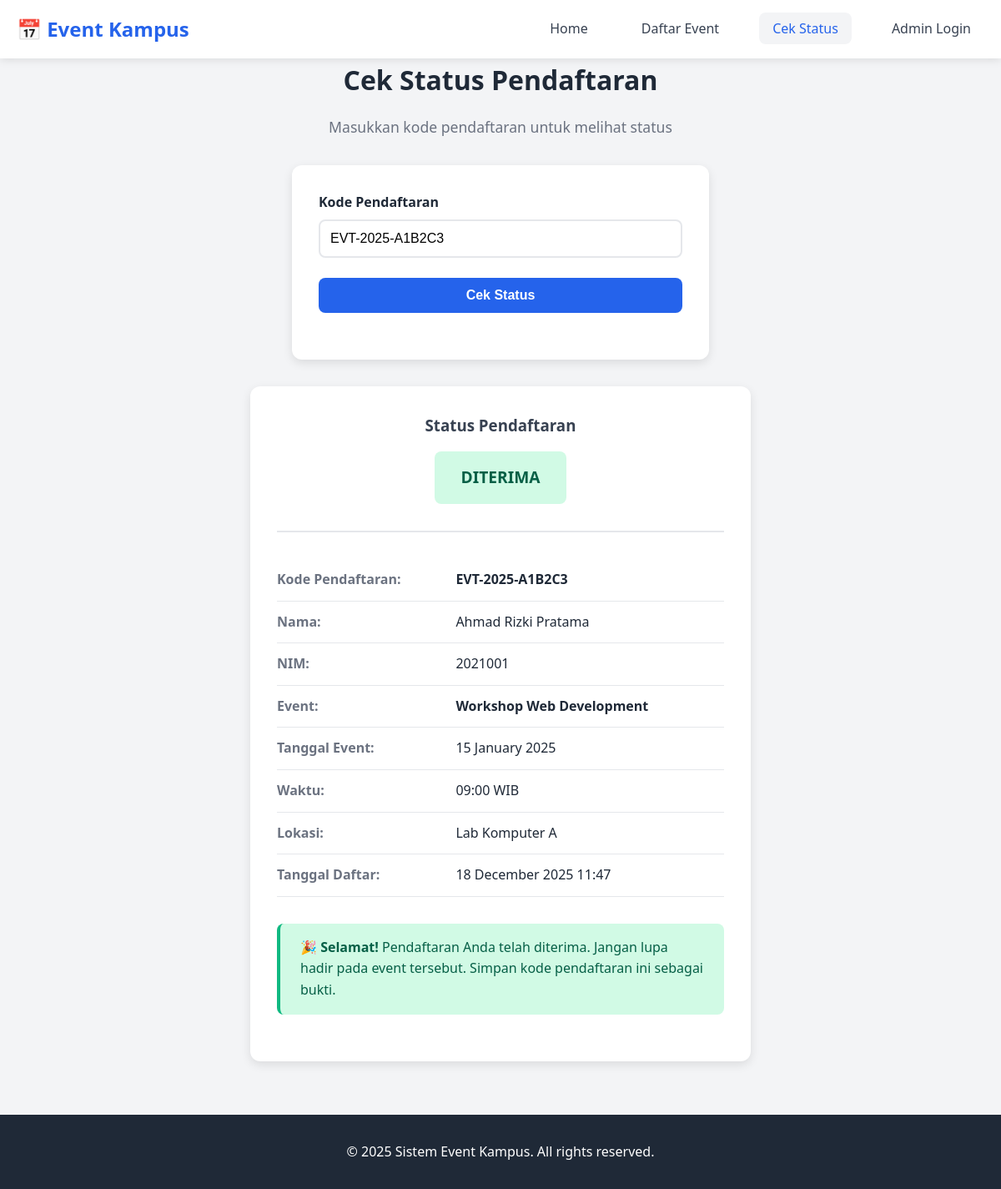
The app's page /cek_status.php?kode=EVT-2025-A1B2C3 with its own data.
### tables this page shows
CREATE TABLE pendaftaran (
    daftar_id INT AUTO_INCREMENT PRIMARY KEY,
    peserta_id INT NOT NULL,
    event_id INT NOT NULL,
    tanggal_daftar TIMESTAMP DEFAULT CURRENT_TIMESTAMP,
    status ENUM('pending', 'diterima', 'ditolak') DEFAULT 'pending',
    kode_unik VARCHAR(20) UNIQUE NOT NULL,
    deleted_at TIMESTAMP NULL,
    FOREIGN KEY (peserta_id) REFERENCES peserta(peserta_id) ON DELETE CASCADE,
    FOREIGN KEY (event_id) REFERENCES event(event_id) ON DELETE CASCADE,
    INDEX idx_status (status),
    INDEX idx_kode (kode_unik),
    INDEX idx_deleted (deleted_at),
    UNIQUE KEY unique_registration (peserta_id, event_id, deleted_at)
);

CREATE TABLE peserta (
    peserta_id INT AUTO_INCREMENT PRIMARY KEY,
    nama VARCHAR(100) NOT NULL,
    nim VARCHAR(20) NOT NULL UNIQUE,
    email VARCHAR(100) NOT NULL,
    no_hp VARCHAR(15) NOT NULL,
    jurusan VARCHAR(100),
    created_at TIMESTAMP DEFAULT CURRENT_TIMESTAMP,
    deleted_at TIMESTAMP NULL,
    INDEX idx_nim (nim),
    INDEX idx_email (email),
    INDEX idx_deleted (deleted_at)
);

CREATE TABLE event (
    event_id INT AUTO_INCREMENT PRIMARY KEY,
    nama_event VARCHAR(200) NOT NULL,
    tanggal DATE NOT NULL,
    waktu TIME NOT NULL,
    lokasi VARCHAR(200) NOT NULL,
    narasumber VARCHAR(200),
    deskripsi TEXT,
    kuota INT NOT NULL DEFAULT 0,
    banner VARCHAR(255),
    created_at TIMESTAMP DEFAULT CURRENT_TIMESTAMP,
    updated_at TIMESTAMP DEFAULT CURRENT_TIMESTAMP ON UPDATE CURRENT_TIMESTAMP,
    deleted_at TIMESTAMP NULL,
    INDEX idx_tanggal (tanggal),
    INDEX idx_deleted (deleted_at)
);

### config/db_connect.php (called while the page is built, shortened)
<?php
$conn = new mysqli(DB_HOST, DB_USER, DB_PASS, DB_NAME);
$conn->set_charset("utf8mb4");
function clean_input($data) {
    global $conn;
    $data = trim($data);
    $data = stripslashes($data);
    $data = htmlspecialchars($data, ENT_QUOTES, 'UTF-8');
    return $conn->real_escape_string($data);
}
?>

### public/cek_status.php (the view, shortened to what this page needs)
<?php
require_once '../config/db_connect.php';
$kode = isset($_GET['kode']) ? clean_input($_GET['kode']) : '';
$pendaftaran = null;
if (!empty($kode)) {
    $query = "SELECT pf.*, ps.nama, ps.nim, ps.email, ps.no_hp, e.nama_event, e.tanggal, e.waktu, e.lokasi
              FROM pendaftaran pf
              JOIN peserta ps ON pf.peserta_id = ps.peserta_id
              JOIN event e ON pf.event_id = e.event_id
              WHERE pf.kode_unik = ? AND pf.deleted_at IS NULL";
    $stmt = $conn->prepare($query);
    $stmt->bind_param("s", $kode);
    $stmt->execute();
    $result = $stmt->get_result();
    if ($result->num_rows > 0) {
        $pendaftaran = $result->fetch_assoc();
    }
}
?>
<!DOCTYPE html>
<html lang="id">
<head>
    <link rel="stylesheet" href="../assets/css/style.css">
</head>
<body>
    <nav class="navbar">
        <div class="container">
            <div class="nav-brand">
                <h1>📅 Event Kampus</h1>
            </div>
            <ul class="nav-menu">
                <li><a href="index.php">Home</a></li>
                <li><a href="daftar_event.php">Daftar Event</a></li>
                <li><a href="cek_status.php" class="active">Cek Status</a></li>
                <li><a href="../admin/admin_login.php">Admin Login</a></li>
            </ul>
        </div>
    </nav>
    <main class="container">
        <section class="page-header">
            <h2>Cek Status Pendaftaran</h2>
            <p>Masukkan kode pendaftaran untuk melihat status</p>
        </section>
        <div class="form-container" style="max-width: 500px;">
            <form method="GET" action="">
                <div class="form-group">
                    <label for="kode">Kode Pendaftaran</label>
                    <input
                        type="text"
                        id="kode"
                        name="kode"
                        class="form-control"
                        placeholder="Contoh: EVT-2025-ABC123"
                        value="<?php echo htmlspecialchars($kode); ?>"
                        required
                    >
                </div>
                <div class="form-group">
                    <button type="submit" class="btn btn-primary" style="width: 100%;">
                        Cek Status
                    </button>
                </div>
            </form>
        </div>
        <?php if (!empty($kode)): ?>
            <?php if ($pendaftaran): ?>
                <div class="status-card">
                    <div class="status-header">
                        <h3>Status Pendaftaran</h3>
                        <div class="status-badge-large status-<?php echo $pendaftaran['status']; ?>">
                            <?php
                            if ($pendaftaran['status'] === 'pending') echo 'Menunggu Verifikasi';
                            elseif ($pendaftaran['status'] === 'diterima') echo ' Diterima';
                            else echo ' Ditolak';
                            ?>
                        </div>
                    </div>
                    <div class="info-row">
                        <div class="info-label">Kode Pendaftaran:</div>
                        <div class="info-value"><strong><?php echo htmlspecialchars($pendaftaran['kode_unik']); ?></strong></div>
                    </div>
                    <div class="info-row">
                        <div class="info-label">Nama:</div>
                        <div class="info-value"><?php echo htmlspecialchars($pendaftaran['nama']); ?></div>
                    </div>
                    <div class="info-row">
                        <div class="info-label">NIM:</div>
                        <div class="info-value"><?php echo htmlspecialchars($pendaftaran['nim']); ?></div>
                    </div>
                    <div class="info-row">
                        <div class="info-label">Event:</div>
                        <div class="info-value"><strong><?php echo htmlspecialchars($pendaftaran['nama_event']); ?></strong></div>
                    </div>
                    <div class="info-row">
                        <div class="info-label">Tanggal Event:</div>
                        <div class="info-value"><?php echo date('d F Y', strtotime($pendaftaran['tanggal'])); ?></div>
                    </div>
                    <div class="info-row">
                        <div class="info-label">Waktu:</div>
                        <div class="info-value"><?php echo date('H:i', strtotime($pendaftaran['waktu'])); ?> WIB</div>
                    </div>
                    <div class="info-row">
                        <div class="info-label">Lokasi:</div>
                        <div class="info-value"><?php echo htmlspecialchars($pendaftaran['lokasi']); ?></div>
                    </div>
                    <div class="info-row">
                        <div class="info-label">Tanggal Daftar:</div>
                        <div class="info-value"><?php echo date('d F Y H:i', strtotime($pendaftaran['tanggal_daftar'])); ?></div>
                    </div>
                    <?php if ($pendaftaran['status'] === 'pending'): ?>
                        <div class="alert alert-info" style="margin-top: 2rem;">
                            <strong>📌 Info:</strong> Pendaftaran Anda sedang dalam proses verifikasi oleh admin. Silakan cek kembali secara berkala.
                        </div>
                    <?php elseif ($pendaftaran['status'] === 'diterima'): ?>
                        <div class="alert alert-success" style="margin-top: 2rem;">
                            <strong>🎉 Selamat!</strong> Pendaftaran Anda telah diterima. Jangan lupa hadir pada event tersebut. Simpan kode pendaftaran ini sebagai bukti.
                        </div>
                    <?php else: ?>
                        <div class="alert alert-danger" style="margin-top: 2rem;">
                            <strong> Maaf!</strong> Pendaftaran Anda ditolak. Silakan hubungi panitia untuk informasi lebih lanjut.
                        </div>
                    <?php endif; ?>
                </div>
            <?php else: ?>
                <div class="alert alert-danger" style="max-width: 500px; margin: 2rem auto;">
                    <strong> Tidak Ditemukan!</strong> Kode pendaftaran tidak valid atau tidak ditemukan dalam sistem.
                </div>
            <?php endif; ?>
        <?php endif; ?>
    </main>
    <footer>
        <div class="container">
            <p>&copy; 2025 Sistem Event Kampus. All rights reserved.</p>
        </div>
    </footer>
</body>
</html>

### assets/style.css (style rules this page uses)
* { margin: 0; padding: 0; box-sizing: border-box; }
:root { --primary-color: #2563eb; --secondary-color: #7c3aed; --success-color: #10b981; --danger-color: #ef4444; --warning-color: #f59e0b; --dark: #1f2937; --light: #f3f4f6; --white: #ffffff; --text-dark: #374151; --border-color: #e5e7eb; }
body { font-family: 'Segoe UI', Tahoma, Geneva, Verdana, sans-serif; line-height: 1.6; color: var(--text-dark); background-color: var(--light); }
.container { max-width: 1200px; margin: 0 auto; padding: 0 20px; }
.navbar { background: var(--white); box-shadow: 0 2px 10px rgba(0,0,0,0.1); padding: 1rem 0; position: sticky; top: 0; z-index: 100; }
.navbar .container { display: flex; justify-content: space-between; align-items: center; }
.nav-brand h1 { font-size: 1.5rem; color: var(--primary-color); }
.nav-menu { display: flex; list-style: none; gap: 2rem; }
.nav-menu a { text-decoration: none; color: var(--text-dark); font-weight: 500; transition: color 0.3s; padding: 0.5rem 1rem; border-radius: 8px; }
.nav-menu a:hover, .nav-menu a.active { color: var(--primary-color); background: var(--light); }
.btn { display: inline-block; padding: 0.75rem 1.5rem; text-decoration: none; border-radius: 8px; font-weight: 600; transition: all 0.3s; border: none; cursor: pointer; font-size: 1rem; }
.btn-primary { background: var(--primary-color); color: var(--white); }
main { padding: 3rem 0; min-height: calc(100vh - 200px); }
.events-section h3, .page-header h2 { font-size: 2rem; margin-bottom: 1rem; color: var(--dark); }
.page-header { text-align: center; margin-bottom: 2rem; }
.page-header p { color: #6b7280; font-size: 1.1rem; }
.form-container { max-width: 600px; margin: 2rem auto; background: var(--white); padding: 2rem; border-radius: 12px; box-shadow: 0 4px 12px rgba(0,0,0,0.1); }
.form-group { margin-bottom: 1.5rem; }
.form-group label { display: block; margin-bottom: 0.5rem; font-weight: 600; color: var(--dark); }
.form-control { width: 100%; padding: 0.75rem; font-size: 1rem; border: 2px solid var(--border-color); border-radius: 8px; transition: all 0.3s; }
.alert { padding: 1rem 1.5rem; border-radius: 8px; margin-bottom: 1.5rem; }
.alert-success { background: #d1fae5; color: #065f46; border-left: 4px solid var(--success-color); }
footer { background: var(--dark); color: var(--white); text-align: center; padding: 2rem 0; margin-top: 4rem; }

### public/cek_status.php (style rules this page uses)
.status-card { max-width: 600px; margin: 2rem auto; background: var(--white); border-radius: 12px; padding: 2rem; box-shadow: 0 4px 12px rgba(0,0,0,0.1); }
.status-header { text-align: center; margin-bottom: 2rem; padding-bottom: 1rem; border-bottom: 2px solid var(--border-color); }
.status-badge-large { display: inline-block; padding: 1rem 2rem; border-radius: 8px; font-size: 1.2rem; font-weight: 700; text-transform: uppercase; margin: 1rem 0; }
.status-diterima { background: #d1fae5; color: #065f46; }
.info-row { display: flex; padding: 0.75rem 0; border-bottom: 1px solid var(--border-color); }
.info-label { width: 40%; font-weight: 600; color: #6b7280; }
.info-value { width: 60%; color: var(--dark); }

### records on screen
pendaftaran: kode_unik "EVT-2025-A1B2C3", peserta.nama "Ahmad Rizki Pratama", peserta.nim "2021001", event.nama_event "Workshop Web Development", event.tanggal "15 January 2025", event.waktu "09:00", event.lokasi "Lab Komputer A", tanggal_daftar "18 December 2025 11:47"
